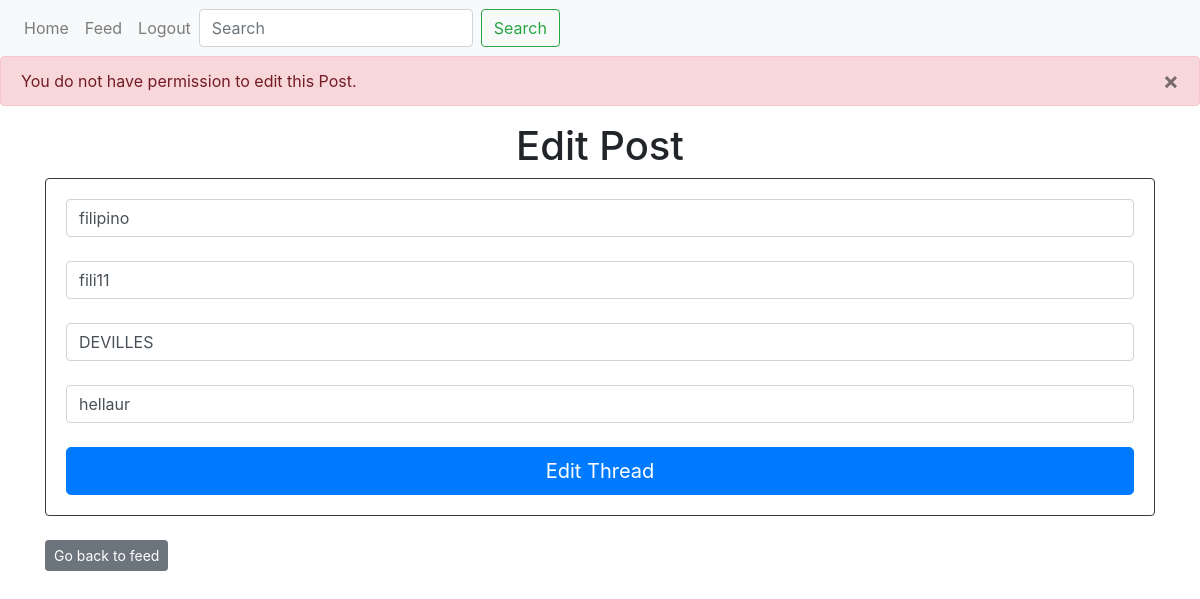
/edit-post/2 (signed in), run on the app's committed database.
### website/models.py (models this page shows)
class Post(db.Model):
    id = db.Column(db.Integer, primary_key=True)
    department = db.Column(db.String(100))
    course_code = db.Column(db.String(100))
    professor = db.Column(db.String(100))
    post = db.Column(db.String(10000))
    date = db.Column(db.DateTime(timezone=True), default=func.now())
    author = db.Column(db.Integer, db.ForeignKey('user.id', ondelete="CASCADE"), nullable=False)
    comments = db.relationship('Comment', backref='post', passive_deletes=True)

### website/views.py (the view, shortened to what this page needs)
@views.route("/edit-post/<id>", methods=['GET','POST'])
@login_required
def edit_post(id):
    post = Post.query.filter_by(id=id).first()
    if not post:
            flash('Post does not exist.', category='error')
    elif current_user.id != post.author:
        flash('You do not have permission to edit this Post.', category='error')
    return render_template("edit_post.html", user=current_user, post=post)

### website/__init__.py (called while the page is built)
def create_app():
    app = Flask(__name__)
    app.config['SECRET_KEY'] = 'secretkey'
    app.config['SQLALCHEMY_DATABASE_URI'] = f'sqlite:///{DB_NAME}'
    db.init_app(app)
    from .views import views
    from .auth import auth
    app.register_blueprint(views, url_prefix="/")
    app.register_blueprint(auth, url_prefix="/")
    from .models import User, Post, Comment
    create_database(app)
    login_manager = LoginManager()
    login_manager.login_view = 'views.home'
    login_manager.init_app(app)
    @login_manager.user_loader
    def load_user(id):
        return User.query.get(int(id))
    return app

### website/templates/edit_post.html (shortened to what this page needs)
{% extends "base.html" %}
{% block content %}
<h1 align="center">Edit Post</h1>
<div class="card-body card border-dark">
<form method="POST">
  <input type="text" id="text" name="department" class="form-control" placeholder="Department" value="{{ post.department }}" />
  <br />
  <input type="text" id="text" name="course_code" class="form-control" placeholder="Course Code" value="{{ post.course_code }}" />
  <br />
  <input type="text" id="text" name="professor" class="form-control" placeholder="Professor (LASTNAME, Firstname)" value="{{ post.professor }}" />
  <br />
  <input name="post" id="text" class="form-control" placeholder="Post" value="{{ post.post }}" ></input>
  <br />
    <div align="center">
      <button type="submit" class="btn btn-lg btn-primary btn-block">Edit Thread</button>
    </div>
  </form>
  </div>
  <br>
  <div>
  <a href="/feed" class="btn btn-secondary btn-sm">Go back to feed</a>
  </div>
  {% endblock %}

### data on the page
Post: department "filipino", course_code "fili11", professor "DEVILLES", post "hellaur"

### other printed values
{{ message }} "You do not have permission to edit this Post."
